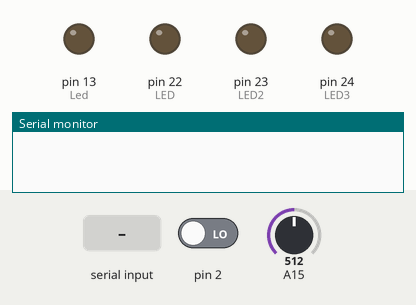
Bench run of a sketch on a simulated Arduino Mega 2560, built with avr-gcc and run on an emulated ATmega2560. On the bench: output pins drawn as LEDs (lit = HIGH), the last lines printed to the serial monitor. Inputs (shaded band) come from the test bench; at power-on: A15 = 512, pin 2 LOW.

Above: at 1.2 s.
1.3 s: "A\n" received over Serial
At 3.0 s:
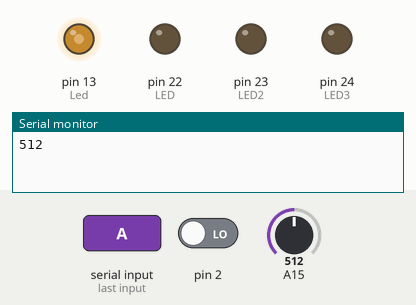
3.5 s: A15 set to 716
At 4.5 s:
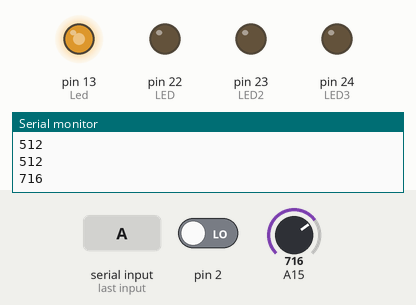
5.5 s: "P\n" received over Serial
At 7.2 s:
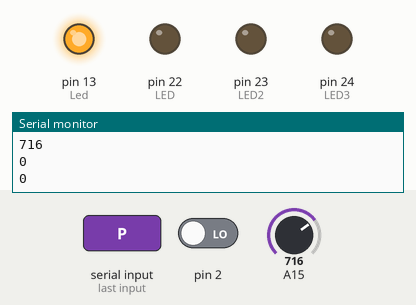
7.5 s: pin 2 driven HIGH
At 8.8 s:
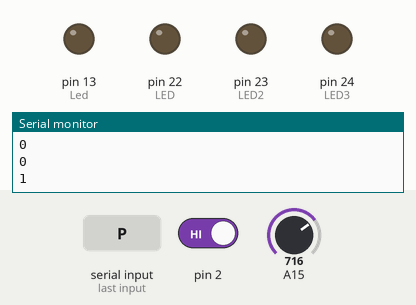
Timing chart, 0 to 10.5 s (numbered marks = the images above; inputs shaded):
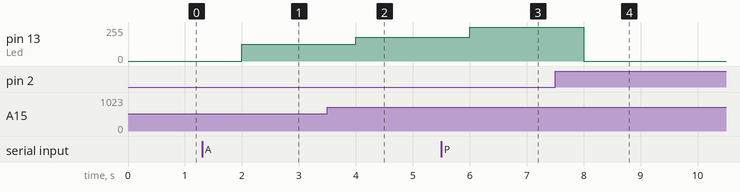

The sketch:

uCArduino.ino
```cpp
/*  Script general para el uC   */

// Serial para conexion directa
// Serial 2 para uso del convertidor TTL

#include <TimerOne.h>

//----------------------------
int segundo = 50;
int minuto = 59;
int hora = 11;
bool enviar = false;
bool tiempo = true;

//----------------------------
char recibido = 0;
char actividad = 0;
//----------------------------
float voltaje = 0;
float q = 0.004887;
float prop = 4.0117;
int pwm = 0;
const int Led = 13;
int ctimp = 0;
//----------------------------
const int LED = 22;
const int LED2 = 23;
const int LED3 = 24;
const int BUTTON = 3;
//const int BUTTON2 = 3;
int conteo = 0;
int estadoactual = 0;
int estadoanterior = 0;
//----------------------------
const int BOTON_INT = 0;
int cuenta = 0;
boolean estado = true;

boolean analogAux = false;


//////////////////////   Configuracion   ///////////////////////
void setup()
{
    Timer1.initialize(1000000); //microseconds
    Timer1.attachInterrupt(blinky);
    Serial.begin(9600);
    //---------------------------
    pinMode(Led,OUTPUT);
    //---------------------------
    pinMode(LED,OUTPUT);
    pinMode(LED2,OUTPUT);
    pinMode(LED3,OUTPUT);
    //pinMode(BUTTON,INPUT_PULLUP);
    pinMode(BUTTON,INPUT);
    //--------------------------------
    pinMode(Led, OUTPUT);
    attachInterrupt(BOTON_INT, swap, RISING);
}

//////////////////////   Ciclo principal   ///////////////////////
void loop()
{

    if (Serial.available())
    {
        recibido = Serial.read();
        if (recibido != '\n')
        {
            actividad = recibido;
            analogAux=true;
            //Serial.println(recibido);
        }
    }

    switch (actividad)
    {
    case 'R':
        reloj();
        break;
    case 'A':
        ESAnalog();
        break;
    case 'D':
        ESDigital();
        break;
    case 'P':
        IntPuerto();
        break;

    default:
        //Serial.print("Esperando instruccion:   ");
        //Serial.println(actividad);
        delay(1000);
        break;
    }


}


//////////////////////   Funciones   ///////////////////////
void reloj()
{
    if (enviar)
    {
        enviar = false;

        if (segundo == 59)
        {
            segundo = 0;
            if (minuto == 59)
            {
                minuto = 0;
                if (hora == 11)
                {
                    tiempo = !tiempo;
                }
                if (hora == 12)
                {
                    hora = 1;
                }
                else
                {
                    hora++;
                }
            }
            else
            {
                minuto++;
            }
        }
        else
        {
            segundo++;
        }
        Serial.print(hora);
        Serial.print(":");
        Serial.print(minuto);
        Serial.print(":");
        Serial.print(segundo);
        if (tiempo)
        {
            Serial.println("   PM");
        }
        else
        {
            Serial.println("   AM");
        }

    }
}


void ESAnalog()
{
    if (analogAux)
    {
        ctimp=0;
        analogAux = false;
    }

    int ValorSensor = analogRead(A15);


    //Serial.println(ValorSensor);
    //voltaje = ValorSensor*q;
    //Serial.print("   ") ;
    //Serial.print(voltaje);
    //Serial.print("   ");


    pwm = ValorSensor/prop;
    if (ctimp <10)
    {
        //Serial.println(pwm);
        Serial.println(ValorSensor);
        //ctimp = 0;
    }
    /*else
    {
        //Serial.println(pwm);
        ctimp++;
    }*/
    ctimp++;

    analogWrite(Led,pwm);
    delay(1000);
}


void ESDigital()
{
    estadoactual = digitalRead(BUTTON);
    delay(20);

    if (estadoactual == 0 & estadoanterior == 1)
    {
        if (conteo == 3)
        {
            conteo = 0;
        }else conteo++;
    }
    estadoanterior = estadoactual;

    if (conteo == 0)
    {
        digitalWrite(LED,LOW);
        digitalWrite(LED2,LOW);
        digitalWrite(LED3,LOW);
    }
    if (conteo == 1)
    {
        digitalWrite(LED,HIGH);
        digitalWrite(LED2,LOW);
        digitalWrite(LED3,LOW);
    }
    if (conteo == 2)
    {
        digitalWrite(LED,HIGH);
        digitalWrite(LED2,HIGH);
        digitalWrite(LED3,LOW);
    }
    if (conteo == 3)
    {
        digitalWrite(LED,HIGH);
        digitalWrite(LED2,HIGH);
        digitalWrite(LED3,HIGH);
    }
}


void IntPuerto()
{
    digitalWrite(Led,estado);
    Serial.println(cuenta);
    delay(1000);
}


//////////////////////   Acciones de interrupción   ///////////////////////
void blinky()
{
    enviar = true;
}


void swap()
{
    cuenta++;
    estado = !estado;
}
```

Measured:
- after the input at 1.3 s, pin 13 (Led): 0/255 → 127/255 after 0.70 s
- after the input at 3.5 s, pin 13 (Led): 127/255 → 178/255 after 0.50 s
- after the input at 5.5 s, pin 13 (Led): 178/255 → 255/255 after 0.50 s
- after the input at 7.5 s, pin 13 (Led): 255/255 → 0/255 after 0.50 s
